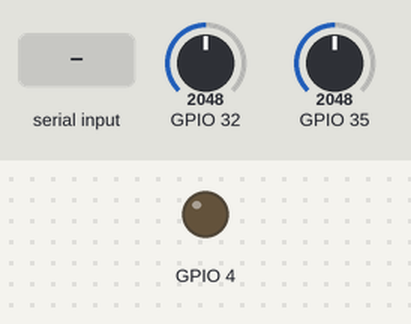
A sketch run on a simulated ESP32. Shown: output pins drawn as LEDs (lit = HIGH). The inputs (shaded band) are chosen by the test bench; at power-on: GPIO 32 = 2048, GPIO 35 = 2048. What the sketch prints to the serial monitor is not drawn.

Above: at 1.2 s.
1.3 s: "a" received over Serial
At 1.7 s:
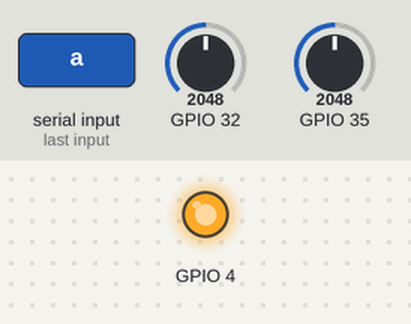
2.8 s: "b" received over Serial
At 4.0 s:
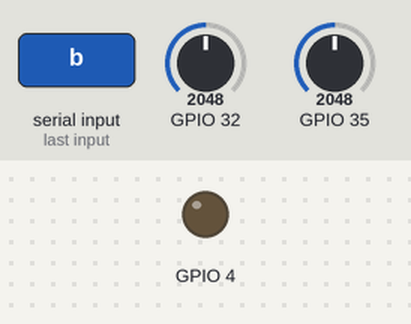
Timing chart, 0 to 5.8 s (numbered marks = the images above; inputs shaded):
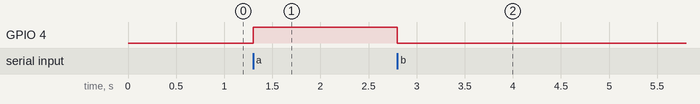

Measured:
- after the input at 1.3 s, GPIO 4: LOW → HIGH at once
- after the input at 2.8 s, GPIO 4: HIGH → LOW at once

The sketch:

code_serial_Node_Red.ino
```cpp
char msg[30];
unsigned long t = 0;
void setup() {
  Serial.begin(9600);
  pinMode(4,OUTPUT);
  pinMode(2, INPUT_PULLUP);
}
void loop() {
  //Recepción
  if(Serial.available()>0){//hay datos para leer? (buffer)

    char x = Serial.read();
    if (x == 'a'){digitalWrite(4,HIGH);}
    if (x == 'b'){digitalWrite(4,LOW);}
  }

  //Enviar
  if(millis()-t >= 5000){
      uint16_t pot1 = analogRead(32);
      uint16_t pot2 = analogRead(35);
      snprintf(msg,30,"%d,%d",pot1,pot2);
      Serial.println(msg);
      t = millis();
    }
}
```
